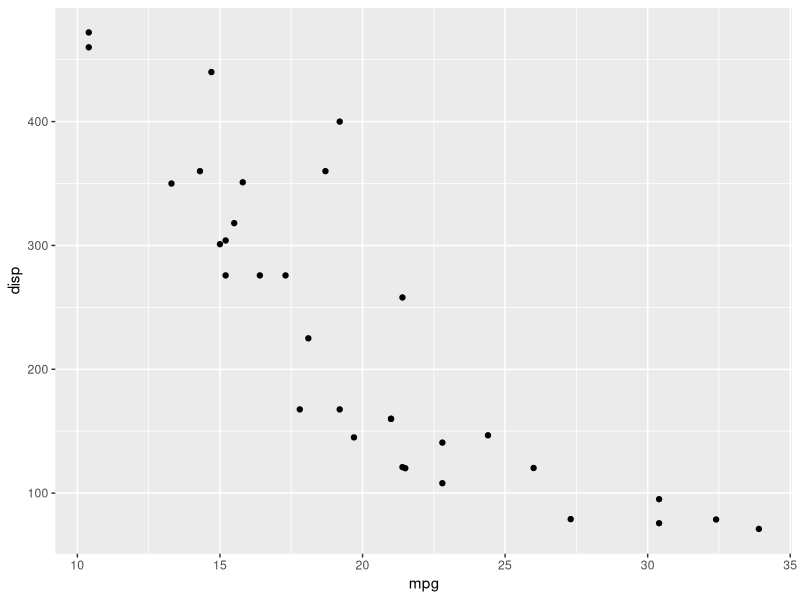

Write R code to recreate this figure.
## ---- chunk 1
#| fig-alt: this is a bunch of really really really really really really really really really really really long text
library(tidyverse)
ggplot(mtcars, aes(x = mpg, y = disp)) +
  geom_point()
